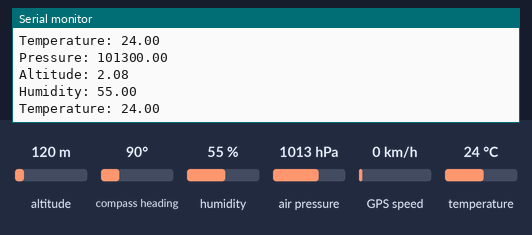
A sketch run on a simulated Arduino Uno, built for the host (arithmetic inside an expression is 32-bit, double 64-bit). Shown: the last lines printed to the serial monitor. Inputs (shaded band) come from the test bench; at power-on: air pressure 1013 hPa, humidity 55 %, temperature 24 °C, altitude 120 m, compass heading 90°, GPS speed 0 km/h. The GPS gets a fix after 3 s at 37.7749, -122.4194 with 8 satellites; no radio packets arrive unless stated.

Above: at 1.2 s.
1.3 s: air pressure set to 1000 hPa
At 2.2 s:
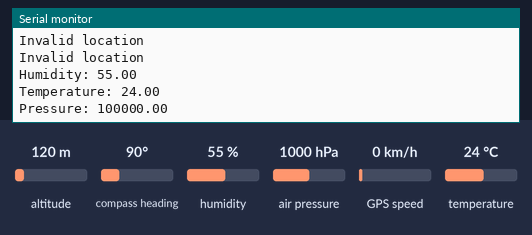
5.4 s: humidity set to 22 %
At 6.0 s:
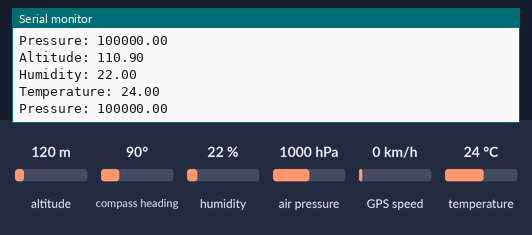
9.5 s: air pressure set to 952 hPa
At 10.6 s:
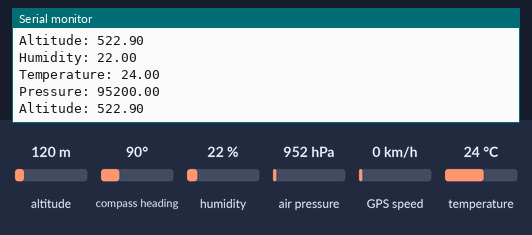
13.6 s: temperature set to 12 °C
At 14.6 s:
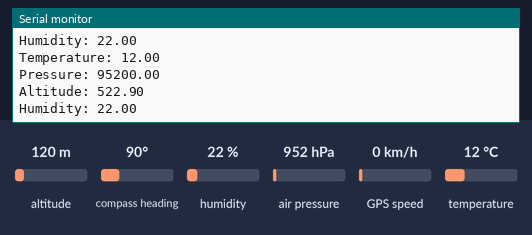
17.7 s: air pressure set to 1048 hPa
At 18.2 s:
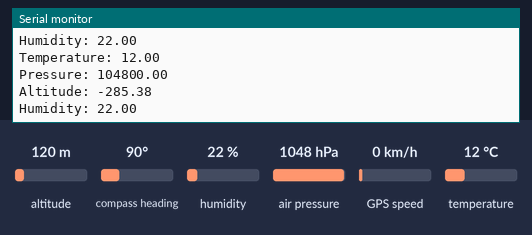
21.8 s: air pressure set to 975 hPa
At 22.3 s:
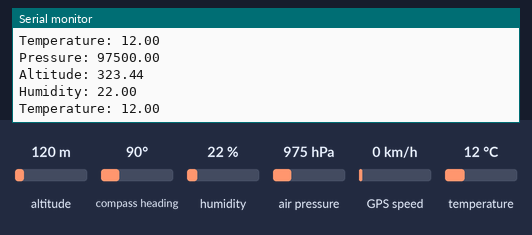
Timing chart, 0 to 24.8 s (numbered marks = the images above; inputs shaded):
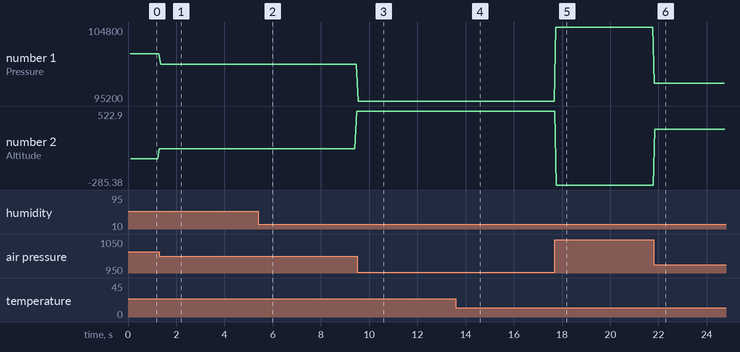

The sketch:

TRANSMITTER.ino
```cpp
#include <SPI.h>
#include <nRF24L01.h>
#include <RF24.h>
#include <TinyGPS++.h>
#include <SoftwareSerial.h>
#include <stdint.h>
#include "SparkFunBME280.h"
#include "Wire.h"
//#include "DHT.h"

TinyGPSPlus gps;
BME280 mySensor;

SoftwareSerial ss(2, 3); //RX, TX
RF24 radio(8, 7); // CE, CSN


//#define DHTPIN 5
//#define DHTTYPE DHT11
//DHT dht(DHTPIN, DHTTYPE);
struct MyData {
 float temp;
  float hum;
  float pres;
  float alt;
  double latitude;
  double longitude;
};
MyData data;


void setup() {
  Serial.begin(9600);
  ss.begin(9600);
//dht.begin();

  //  Setup transmitter radio
  radio.begin();
  radio.openWritingPipe(0xF0F0F0F0E1LL);
  radio.setChannel(0x76);
  radio.setPALevel(RF24_PA_MAX);
  radio.setDataRate(RF24_250KBPS);
  radio.stopListening();
  radio.enableDynamicPayloads();
  radio.powerUp();


mySensor.settings.commInterface = I2C_MODE;
  mySensor.settings.I2CAddress = 0x76;
  mySensor.settings.runMode = 3; //  3, Normal mode
  mySensor.settings.tStandby = 0; //  0, 0.5ms
  mySensor.settings.filter = 0; //  0, filter off
  mySensor.settings.tempOverSample = 1;
  mySensor.settings.pressOverSample = 1;
  mySensor.settings.humidOverSample = 1;

  Serial.print("Program Started\n");
  Serial.println("Starting BME280s... result of .begin():");
  delay(10);  //Make sure sensor had enough time to turn on. BME280 requires 2ms to start up.
  //Calling .begin() causes the settings to be loaded
  Serial.print("Sensor A: 0x");
  Serial.println(mySensor.begin(), HEX);


}


void loop() {
  while (ss.available() > 0){
    if (gps.encode(ss.read())){
      //getInfo();

    if (gps.location.isValid()){
   data.latitude = gps.location.lat();
    data.longitude = gps.location.lng();

  }
    else{
    Serial.println("Invalid location");
  }

  }

  }
  Serial.print("Humidity: ");
  Serial.println(mySensor.readFloatHumidity(),2);
  Serial.print("Temperature: ");
  Serial.println(mySensor.readTempC(),2 );
  Serial.print("Pressure: ");
  Serial.println(mySensor.readFloatPressure(), 2);
  Serial.print("Altitude: ");
  Serial.println(mySensor.readFloatAltitudeMeters(), 2);

    data.hum = mySensor.readFloatHumidity();
  data.temp = mySensor.readTempC();
  data.pres = mySensor.readFloatPressure();
  data.alt = mySensor.readFloatAltitudeMeters();

  radio.write(&data, sizeof(MyData));


      //sendInfo();

  }
```

Measured:
- after the input at 1.3 s, the serial monitor: prints a new line at once (image 1)
- after the input at 5.4 s, the serial monitor: prints a new line at once (image 2)
- after the input at 9.5 s, the serial monitor: prints a new line after 0.05 s (image 3)
- after the input at 13.6 s, the serial monitor: prints a new line after 0.07 s (image 4)
- after the input at 17.7 s, the serial monitor: prints a new line after 0.05 s (image 5)
- after the input at 21.8 s, the serial monitor: prints a new line at once (image 6)
- plotted number 1: 101300 → 100000 after the input at 1.3 s, 100000 → 95200 after the input at 9.5 s, 95200 → 104800 after the input at 17.7 s, 104800 → 97500 after the input at 21.8 s
- plotted number 2: 2.08 → 110.9 after the input at 1.3 s, 110.9 → 522.9 after the input at 5.4 s, 522.9 → -285.38 after the input at 17.7 s, -285.38 → 323.44 after the input at 21.8 s
